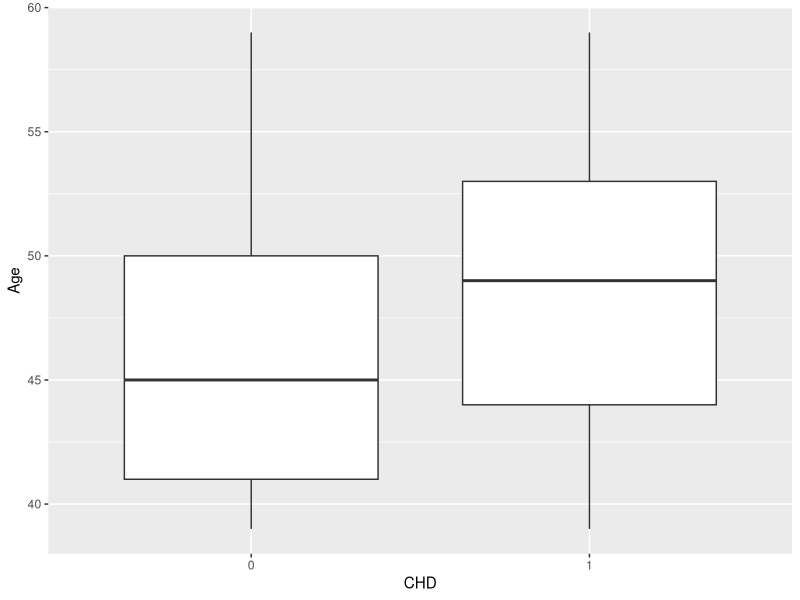

Generate this figure with R:
## ---- chunk 1
library(knitr)
opts_chunk$set(error = TRUE)
opts_chunk$set(warning=FALSE)
opts_chunk$set(message=FALSE)
opts_chunk$set(results="hold")
opts_chunk$set(cache=F)
opts_chunk$set(  tidy=TRUE,size="small")
opts_chunk$set(tidy.opts=list(width.cutoff=60))
options(digits = 3, scipen = 3)
## ---- chunk 2

library(haven)
wcgs <- read_dta("wcgs2.dta")
wcgs <- wcgs[,-16]
## ---- chunk 3
library(ggplot2)
library(tidyverse)
wcgs <- wcgs %>% mutate(chd69 = as.factor(chd69))
ggplot(wcgs, aes(chd69, age)) + geom_boxplot() + xlab("CHD") + ylab("Age") 

## ---- chunk 4
library(broom)

fit.cont <- glm(chd69 ~ age, data=wcgs, family=binomial(link="logit"))
tidy(fit.cont, conf.int=TRUE)[,-c(3:4)]

## ---- chunk 5
tab <- wcgs %>% group_by(chd69, arcus) %>% tally()
kable(tab)
## ---- chunk 6

fit.bin <- glm(chd69 ~ arcus, data=wcgs, family=binomial(link="logit"))
tidy(fit.bin, exponentiate = TRUE, conf.int=TRUE)[,-c(3:4)]
## ---- chunk 7
fit.mult <- glm(chd69 ~ age + arcus + chol + sbp, data=wcgs, family=binomial(link="logit"))
kable(tidy(fit.mult, conf.int=TRUE, exponentiate=TRUE)[,-c(3:4)])
## ---- chunk 8
    log.odd <-fit.mult$coefficients[1] + fit.mult$coefficients[2]*60 + fit.mult$coefficients[3]*1 +
              fit.mult$coefficients[4]*253 + fit.mult$coefficients[5]*136
    log.odd
## ---- chunk 9
    exp(log.odd)/(1 + exp(log.odd))
